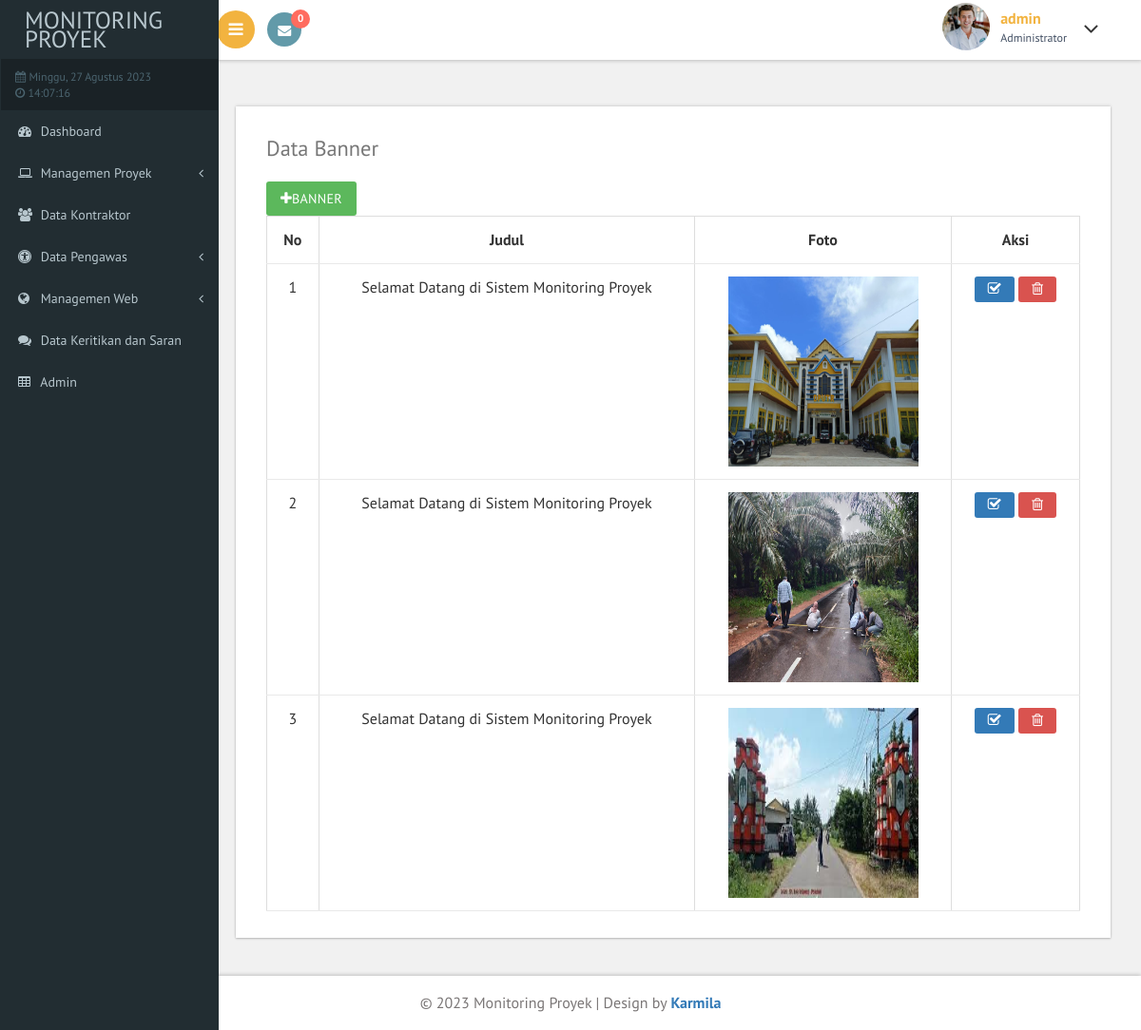
The app's page /admin/beranda.php?page=page/banner/index (signed in) with its own data.
### tables this page shows
CREATE TABLE `banner` (
  `id_banner` int(11) NOT NULL,
  `judul` varchar(225) NOT NULL,
  `foto` varchar(225) NOT NULL
);

### admin/page/banner/index.php (the view, shortened to what this page needs)
<div id="page-wrapper">
			<div class="main-page">
				<div class="tables">
					<div class="table-responsive bs-example widget-shadow">
						<h4>Data Banner</h4>
						<a class="btn btn-success" data-placement="bottom" data-toggle="tooltip" title="Edit banner" href="?page=page/banner/tambah">
                    				<i class="fa fa-plus" style="font-size:15px;"></i>Banner</a>  <p></p>
						<table class="table table-bordered">
							<thead>
                      <tr>
                        <th><center>No </center></th>
                        <th><center>Judul </center></th>
                        <th><center>Foto </center></th>
                        <th><center>Aksi</center></th>
                      </tr>
                  </thead>
                    <tbody>
                       <?php
                    $query1="select * from banner";
                    $tampil=$koneksi->query( $query1);
                     $no=0;
                     while($data=mysqli_fetch_array($tampil))
                    { $no++; ?>
                    <tr>
                    <td><center><?= $no;?></center></td>
                    <td><center><?= $data['judul']; ?></center></td>
                    <td><center><img src="../img/banner/<?= $data['foto']; ?>" height="200" width="200"   /></center></td>
                    <td>
                    	<center>
                    		<div id="thanks">
                    			<a class="btn btn-sm btn-primary" data-placement="bottom" data-toggle="tooltip" title="Edit banner" href="?page=page/banner/edit&id=<?= $data['id_banner']; ?>">
                    				<i class="fa fa-check-square-o" style="font-size:15px;"></i></a>
                        <a onclick="return confirm ('Apakah anda yakin untuk menghapus data ini?');" class="btn btn-sm btn-danger tooltips" data-placement="bottom" data-toggle="tooltip" title="Hapus banner" href="?page=page/banner/hapus&id=<?= $data['id_banner']; ?>"><span class="fa fa-trash-o" style="font-size:15px;"></a></div></center></td></tr>
                        <?php
              }
              ?>
						</table>
					</div>
				</div>
			</div>
		</div>

### admin/css/custom.css (style rules this page uses)
#page-wrapper { padding:5em 2em 2.5em; background-color: #F1F1F1; }

### records on screen
banner: judul "Selamat Datang di Sistem Monitoring Proyek", foto (picture)
banner: judul "Selamat Datang di Sistem Monitoring Proyek", foto (picture)
banner: judul "Selamat Datang di Sistem Monitoring Proyek", foto (picture)

### other values on screen
$tahun "2023"
$pa "0"
$_SESSION['nama'] "admin"
